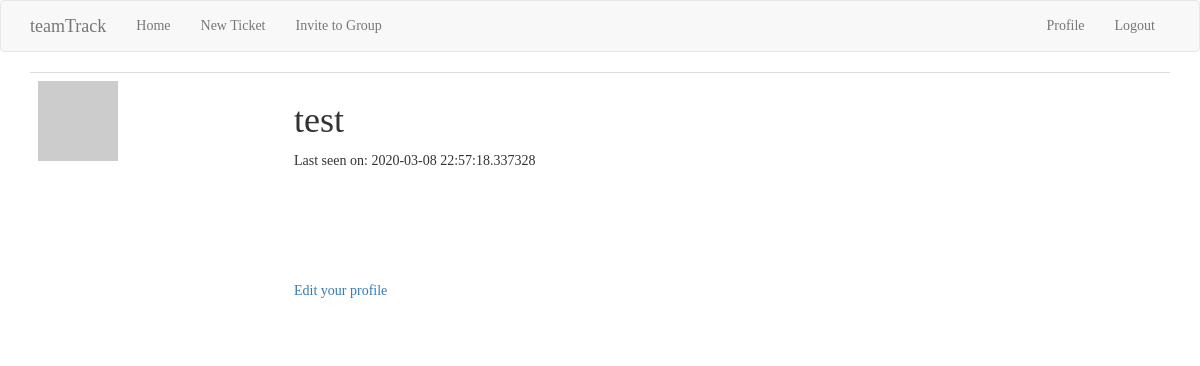
The page /user/test (signed in) on the database as committed earlier.
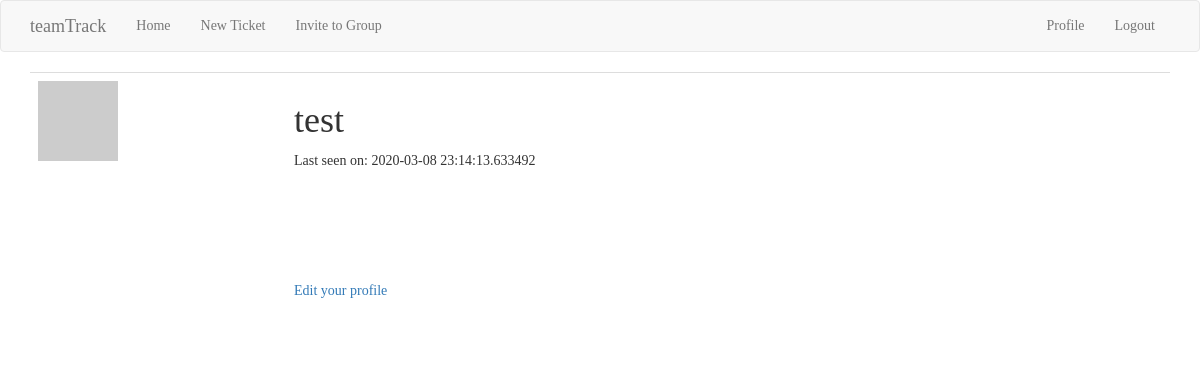
The same page on the database as committed later.
### app/models.py (models this page shows, shortened)
class User(UserMixin, db.Model):
    id = db.Column(db.Integer, primary_key=True)
    username = db.Column(db.String(64), index=True, unique=True)
    email = db.Column(db.String(120), index=True, unique=True)
    password_hash = db.Column(db.String(128))
    tickets = db.relationship('Ticket', backref='author', lazy='dynamic')
    about_me = db.Column(db.String(140))
    last_seen = db.Column(db.DateTime, default=datetime.utcnow)
    followed = db.relationship(
        'User', secondary=followers,
        primaryjoin=(followers.c.follower_id == id),
        secondaryjoin=(followers.c.followed_id == id),
        backref=db.backref('followers', lazy='dynamic'), lazy='dynamic')
    def avatar(self, size):
        digest = md5(self.email.lower().encode('utf-8')).hexdigest()
        return 'https://www.gravatar.com/avatar/{}?d=identicon&s={}'.format(
            digest, size)

### app/routes.py (the view)
@app.route('/user/<username>')
@login_required
def user(username):
    user = User.query.filter_by(username=username).first_or_404()
    page = request.args.get('page', 1, type=int)
    return render_template('user.html', user=user)

### app/models.py (called while the page is built)
@login.user_loader
def load_user(id):
    return User.query.get(int(id))

### app/routes.py (called while the page is built)
@app.before_request
def before_request():
    if current_user.is_authenticated:
        current_user.last_seen = datetime.utcnow()
        db.session.commit()

### app/templates/user.html (shortened to what this page needs)
{% extends "base.html" %}
{% block app_content %}
    <table class="table">
        <tr>
            <td width="256px"><img src="{{ user.avatar(256) }}"></td>
            <td>
                <h1>{{ user.username }}</h1>
                {% if user.last_seen %}<p>Last seen on: {{ user.last_seen }}</p>{% endif %}
                <br><br><br><br><br>
                <p><a href="{{ url_for('edit_profile') }}">Edit your profile</a></p>
            </td>
        </tr>
    </table>
{% endblock %}

Rows that differ between the two databases and show on the page:
changed User "test": last_seen "2020-03-08 22:57:18.337328" → "2020-03-08 23:14:13.633492"
